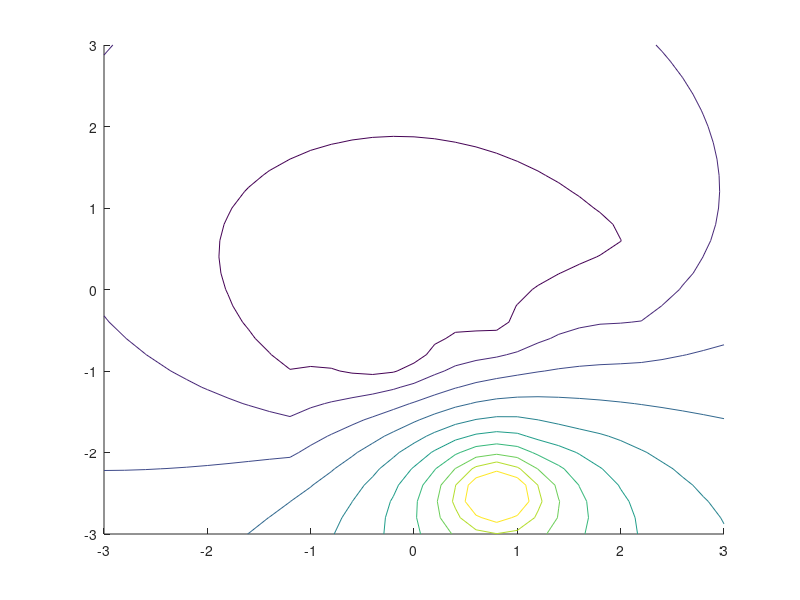

Recreate this plot in MATLAB. (Note: this script raises an error after producing the figure.)
%% Two parts in this file
% section 1: visualize potential field contours and gradient vectors
% section 2: run gradient descent calculations to get path points

%% numerically solve for potential field and gradient field over a meshgrid
clc; clf; close all; clear all;
load shapedata;

[X Y] = meshgrid(-3:.2:3);
Z4 = 0;
inc = .1;
for i=1:size(endpoints, 1)
    for j = min(endpoints(i,:,1)):inc:max(endpoints(i,:,1))
        for k = min(endpoints(i,:,2)):inc:max(endpoints(i,:,2))
            Z4 = Z4 + log(sqrt((X-j).^2+(Y-k).^2));
        end
    end
end
for theta = 0:inc:2*pi
    a = center(1)+radius.*cos(theta);
    b = center(2)+radius.*sin(theta);
    Z4 = Z4 - log(sqrt((X-a).^2+(Y-b).^2))*2;
end
[U V] = gradient(Z4, .2, .2);
U(isinf(U)) = 0;
V(isinf(V)) = 0;
contour(X, Y, Z4, 'levels', 20)
hold on
quiver(X, Y, U, V)
hold off
graph(radius, center, endpoints)
title('Identified shapes from initial position scan with potential field contours and gradient field vectors')

%% generate path points using this parameterized function
lambda = .001; sigma = .9575;
xi = 0; yi = 0; max_pts = 100;
[xn, yn] = calculate_all('shapedata', xi, yi, lambda, sigma, max_pts)
save('pathpoints', 'xn', 'yn')

function [xn yn] = calculate_all(input, xi, yi, lambda, sigma, max_pts)
    load(input);
    
    % make potential eq and find gradient
    syms X Y Z;
    inc = .1;
    for i=1:size(endpoints, 1)
        for j = min(endpoints(i,:,1)):inc:max(endpoints(i,:,1))
            for k = min(endpoints(i,:,2)):inc:max(endpoints(i,:,2))
                Z = Z + log(sqrt((X-j).^2+(Y-k).^2));
            end
        end
    end
    for theta = 0:inc:2*pi
        a = center(1)+radius.*cos(theta);
        b = center(2)+radius.*sin(theta);
        Z = Z - log(sqrt((X-a).^2+(Y-b).^2))*3;
    end
    G = gradient(Z, [X, Y]);
    
    % calculate points in gradient descent using gradient eqs
    dist_from_center = sqrt((xi-center(1))^2+(yi-center(2))^2);
    xn = zeros(1,1);
    yn = zeros(1,1);
    xn(1) = xi;
    yn(1) = yi;
    i = 2;
    while dist_from_center > radius & i < max_pts
        fx = subs(G(1), [X Y], [xn(i-1) yn(i-1)]);
        fy = subs(G(2), [X Y], [xn(i-1) yn(i-1)]);
        xn(i) = lambda*fx + xn(i-1);
        yn(i) = lambda*fy + yn(i-1);
        
        hold on; plot(xn(i), yn(i), 'gx'); pause(.25); hold off; % graph pts
        dist_from_center = sqrt((xn(i)-center(1))^2+(yn(i)-center(2))^2);
        lambda = lambda*sigma;
        i = i + 1;
    end
    graph(radius, center, endpoints) % graph gauntlet
    legend('Path points')
    title('Path to BoB using gradient descent')
end

% graph gauntlet layout for context on the graph
function graph(radius, center, endpoints)
    hold on
    
    % calculate equidistant points along circle perimeter
    circlepts = zeros(2,360);
    for angle=1:360
        circlepts(:,angle) = [radius*cosd(angle)+center(1), radius*sind(angle)+center(2)];
    end
    plot(circlepts(1,:), circlepts(2,:), 'm') % circle
    plot(center(:,1), center(:,2), 'mx') % circle center
    plot(0,0,'bx') % start point
    for i=1:size(endpoints, 1)
        plot(endpoints(i,:,1), endpoints(i,:,2), 'r') % all the line segments
    end
    axis equal;
    xlim([-2, 3]);
    ylim([-3, 1]);
    xlabel('[m]')
    ylabel('[m]')
    hold off;
end